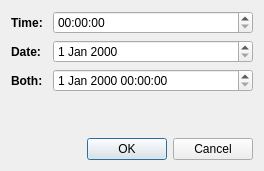
<?xml version="1.0" encoding="UTF-8"?>
<ui version="4.0">
 <class>Dialog</class>
 <widget class="QDialog" name="Dialog">
  <property name="geometry">
   <rect>
    <x>0</x>
    <y>0</y>
    <width>264</width>
    <height>171</height>
   </rect>
  </property>
  <property name="windowTitle">
   <string>Dialog</string>
  </property>
  <layout class="QVBoxLayout" name="verticalLayout">
   <item>
    <layout class="QFormLayout" name="formLayout">
     <item row="0" column="0">
      <widget class="QLabel" name="label">
       <property name="font">
        <font>
         <bold>true</bold>
        </font>
       </property>
       <property name="styleSheet">
        <string notr="true"/>
       </property>
       <property name="text">
        <string>Time: </string>
       </property>
      </widget>
     </item>
     <item row="0" column="1">
      <widget class="QTimeEdit" name="timeEdit"/>
     </item>
     <item row="1" column="0">
      <widget class="QLabel" name="label_2">
       <property name="font">
        <font>
         <bold>true</bold>
        </font>
       </property>
       <property name="text">
        <string>Date: </string>
       </property>
      </widget>
     </item>
     <item row="1" column="1">
      <widget class="QDateEdit" name="dateEdit"/>
     </item>
     <item row="2" column="0">
      <widget class="QLabel" name="label_3">
       <property name="font">
        <font>
         <bold>true</bold>
        </font>
       </property>
       <property name="text">
        <string>Both: </string>
       </property>
      </widget>
     </item>
     <item row="2" column="1">
      <widget class="QDateTimeEdit" name="dateTimeEdit"/>
     </item>
    </layout>
   </item>
   <item>
    <widget class="QDialogButtonBox" name="buttonBox">
     <property name="standardButtons">
      <set>QDialogButtonBox::Cancel|QDialogButtonBox::Ok</set>
     </property>
    </widget>
   </item>
  </layout>
 </widget>
 <resources/>
 <connections/>
</ui>
